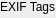
<?xml version="1.0" encoding="UTF-8"?>
<ui version="4.0">
 <class>ImageInfoOverlay</class>
 <widget class="QWidget" name="ImageInfoOverlay">
  <property name="geometry">
   <rect>
    <x>0</x>
    <y>0</y>
    <width>330</width>
    <height>145</height>
   </rect>
  </property>
  <property name="sizePolicy">
   <sizepolicy hsizetype="Fixed" vsizetype="MinimumExpanding">
    <horstretch>0</horstretch>
    <verstretch>0</verstretch>
   </sizepolicy>
  </property>
  <property name="minimumSize">
   <size>
    <width>330</width>
    <height>0</height>
   </size>
  </property>
  <property name="maximumSize">
   <size>
    <width>330</width>
    <height>16777215</height>
   </size>
  </property>
  <property name="windowTitle">
   <string notr="true"/>
  </property>
  <property name="accessibleName">
   <string notr="true"/>
  </property>
  <layout class="QVBoxLayout" name="verticalLayout">
   <property name="spacing">
    <number>0</number>
   </property>
   <property name="sizeConstraint">
    <enum>QLayout::SetFixedSize</enum>
   </property>
   <property name="leftMargin">
    <number>0</number>
   </property>
   <property name="topMargin">
    <number>0</number>
   </property>
   <property name="rightMargin">
    <number>0</number>
   </property>
   <property name="bottomMargin">
    <number>4</number>
   </property>
   <item>
    <widget class="QWidget" name="header" native="true">
     <property name="sizePolicy">
      <sizepolicy hsizetype="Preferred" vsizetype="Preferred">
       <horstretch>0</horstretch>
       <verstretch>0</verstretch>
      </sizepolicy>
     </property>
     <property name="accessibleName">
      <string>OverlayHeaderWidget</string>
     </property>
     <layout class="QHBoxLayout" name="horizontalLayout">
      <property name="spacing">
       <number>0</number>
      </property>
      <property name="leftMargin">
       <number>0</number>
      </property>
      <property name="topMargin">
       <number>0</number>
      </property>
      <property name="rightMargin">
       <number>0</number>
      </property>
      <property name="bottomMargin">
       <number>0</number>
      </property>
      <item>
       <widget class="IconWidget" name="headerIcon" native="true">
        <property name="accessibleName">
         <string notr="true">OverlayHeaderIcon</string>
        </property>
       </widget>
      </item>
      <item>
       <widget class="QLabel" name="label">
        <property name="sizePolicy">
         <sizepolicy hsizetype="Preferred" vsizetype="Preferred">
          <horstretch>1</horstretch>
          <verstretch>0</verstretch>
         </sizepolicy>
        </property>
        <property name="text">
         <string>EXIF Tags</string>
        </property>
       </widget>
      </item>
      <item>
       <widget class="IconButton" name="closeButton" native="true">
        <property name="accessibleName">
         <string notr="true">OverlayHeaderButton</string>
        </property>
       </widget>
      </item>
     </layout>
    </widget>
   </item>
   <item>
    <layout class="QVBoxLayout" name="entryLayout">
     <property name="spacing">
      <number>0</number>
     </property>
     <property name="sizeConstraint">
      <enum>QLayout::SetFixedSize</enum>
     </property>
    </layout>
   </item>
  </layout>
 </widget>
 <customwidgets>
  <customwidget>
   <class>IconButton</class>
   <extends>QWidget</extends>
   <header>gui/customwidgets/iconbutton.h</header>
   <container>1</container>
  </customwidget>
  <customwidget>
   <class>IconWidget</class>
   <extends>QWidget</extends>
   <header>gui/customwidgets/iconwidget.h</header>
   <container>1</container>
  </customwidget>
 </customwidgets>
 <resources/>
 <connections/>
</ui>
